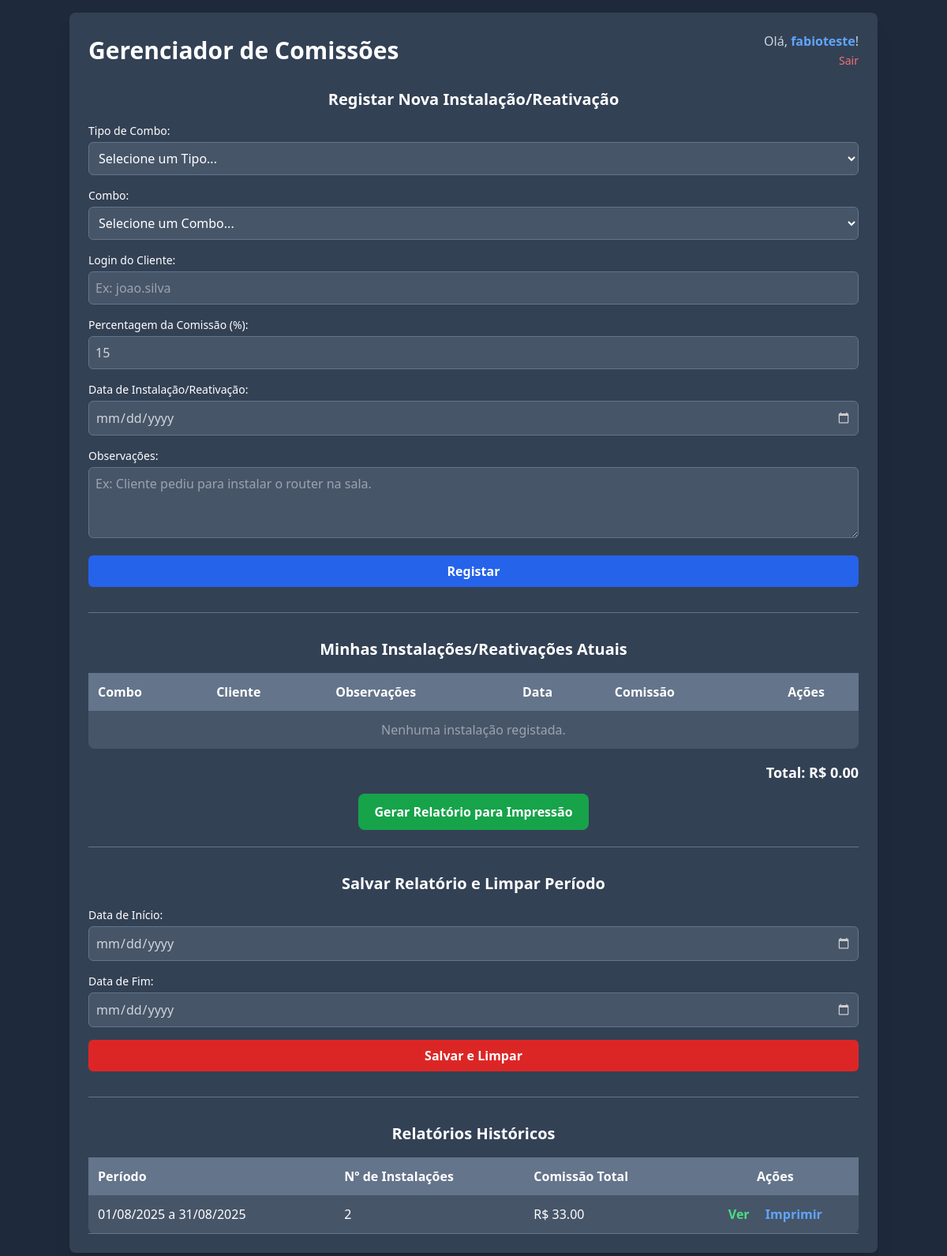
Screenshot of / (signed in) with the database file from the repository.
### app.py (models this page shows, shortened)
class User(db.Model, UserMixin):
    id = db.Column(db.Integer, primary_key=True)
    username = db.Column(db.String(150), unique=True, nullable=False)
    password_hash = db.Column(db.String(150), nullable=False)
    instalacoes = db.relationship('Instalacao', backref='author', lazy=True)
    relatorios = db.relationship('RelatorioHistorico', backref='author', lazy=True)

class RelatorioHistorico(db.Model):
    id = db.Column(db.Integer, primary_key=True)
    data_inicio = db.Column(db.String(20), nullable=False)
    data_fim = db.Column(db.String(20), nullable=False)
    total_comissoes = db.Column(db.Float, nullable=False)
    num_instalacoes = db.Column(db.Integer, nullable=False)
    data_salva = db.Column(db.DateTime, default=datetime.datetime.now)
    instalacoes_json = db.Column(db.String, nullable=False)
    user_id = db.Column(db.Integer, db.ForeignKey('user.id'), nullable=False)

### app.py (the view, shortened to what this page needs)
@app.route('/', methods=['GET', 'POST'])
@login_required
def index():
    instalacoes = Instalacao.query.filter_by(author=current_user).order_by(Instalacao.data_registro.desc()).all()
    total_comissoes = sum(inst.comissao for inst in instalacoes)
    historico = RelatorioHistorico.query.filter_by(author=current_user).order_by(RelatorioHistorico.data_salva.desc()).all()
    return render_template('index.html', instalacoes=instalacoes, total_comissoes=total_comissoes, historico=historico, COMBOS_JS=json.dumps(COMBOS))

### app.py (called while the page is built)
@login_manager.user_loader
def load_user(user_id):
    return User.query.get(int(user_id))

@app.template_filter('strftime')
def _jinja2_filter_datetime(date, fmt=None):
    if isinstance(date, str):
        try: date = datetime.datetime.strptime(date, '%Y-%m-%d').date()
        except (ValueError, TypeError): return date
    return date.strftime(fmt or '%d/%m/%Y')

### templates/index.html (shortened to what this page needs)
<!DOCTYPE html>
<html lang="pt-br">
<head>
    <script src="https://cdn.tailwindcss.com"></script>
</head>
<body class="bg-slate-800 text-white font-sans flex flex-col items-center min-h-screen p-4">
    <div class="bg-slate-700 p-6 rounded-lg shadow-xl w-full max-w-5xl">
        <div class="flex justify-between items-center mb-6">
            <h1 class="text-3xl font-bold">Gerenciador de Comissões</h1>
            <div class="text-right">
                <p class="text-slate-300">Olá, <span class="font-bold text-blue-400">{{ current_user.username }}</span>!</p>
                <a href="{{ url_for('logout') }}" class="text-sm text-red-400 hover:underline">Sair</a>
            </div>
        </div>
        <div class="space-y-4">
            <h2 class="text-xl font-semibold mb-4 text-center">Registar Nova Instalação/Reativação</h2>
            <form action="{{ url_for('index') }}" method="post" class="space-y-4">
                <div>
                    <label for="tipo_combo" class="block text-sm font-medium mb-1">Tipo de Combo:</label>
                    <select id="tipo_combo" name="tipo_combo" class="w-full p-2 bg-slate-600 border border-slate-500 rounded-md" required>
                        <option value="">Selecione um Tipo...</option>
                    </select>
                </div>
                <div>
                    <label for="combo_key" class="block text-sm font-medium mb-1">Combo:</label>
                    <select id="combo_key" name="combo_key" class="w-full p-2 bg-slate-600 border border-slate-500 rounded-md" required>
                        <option value="">Selecione um Combo...</option>
                    </select>
                </div>
                <div>
                    <label for="login_cliente" class="block text-sm font-medium mb-1">Login do Cliente:</label>
                    <input type="text" id="login_cliente" name="login_cliente" placeholder="Ex: joao.silva" class="w-full p-2 bg-slate-600 border border-slate-500 rounded-md" required>
                </div>
                <div>
                    <label for="porcentagem_comissao" class="block text-sm font-medium mb-1">Percentagem da Comissão (%):</label>
                    <input type="number" id="porcentagem_comissao" name="porcentagem_comissao" value="15" step="0.1" placeholder="Ex: 15" class="w-full p-2 bg-slate-600 border border-slate-500 rounded-md" required>
                </div>
                <div>
                    <label for="data_instalacao" class="block text-sm font-medium mb-1">Data de Instalação/Reativação:</label>
                    <input type="date" id="data_instalacao" name="data_instalacao" class="w-full p-2 bg-slate-600 border border-slate-500 rounded-md" required>
                </div>
                <div>
                    <label for="observacoes" class="block text-sm font-medium mb-1">Observações:</label>
                    <textarea id="observacoes" name="observacoes" rows="3" placeholder="Ex: Cliente pediu para instalar o router na sala." class="w-full p-2 bg-slate-600 border border-slate-500 rounded-md"></textarea>
                </div>
                <button type="submit" class="w-full bg-blue-600 text-white font-bold py-2 rounded-md hover:bg-blue-700 transition">
                    Registar
                </button>
            </form>
        </div>
        <hr class="my-8 border-slate-500">
        <div>
            <h2 class="text-xl font-semibold mb-4 text-center">Minhas Instalações/Reativações Atuais</h2>
            <div class="overflow-x-auto">
                <table class="min-w-full bg-slate-600 rounded-lg">
                    <thead class="bg-slate-500">
                        <tr>
                            <th class="p-3 text-left">Combo</th>
                            <th class="p-3 text-left">Cliente</th>
                            <th class="p-3 text-left">Observações</th>
                            <th class="p-3 text-left">Data</th>
                            <th class="p-3 text-left">Comissão</th>
                            <th class="p-3 text-center">Ações</th>
                        </tr>
                    </thead>
                    <tbody>
                        {% for instalacao in instalacoes %}
                        <tr class="border-b border-slate-500">
                            <td class="p-3">{{ instalacao.descricao_combo }}</td>
                            <td class="p-3">{{ instalacao.login_cliente }}</td>
                            <td class="p-3 text-sm text-slate-300">{{ instalacao.observacoes or 'N/A' }}</td>
                            <td class="p-3">{{ instalacao.data_instalacao | strftime }}</td>
                            <td class="p-3">R$ {{ "%.2f"|format(instalacao.comissao) }} ({{ instalacao.porcentagem_comissao }}%)</td>
                            <td class="p-3 text-center flex justify-center space-x-2">
                                <a href="{{ url_for('editar', instalacao_id=instalacao.id) }}" class="text-blue-400 hover:text-blue-600">
                                    <svg xmlns="http://www.w3.org/2000/svg" class="h-5 w-5" viewBox="0 0 20 20" fill="currentColor"><path d="M17.414 2.586a2 2 0 00-2.828 0L7 10.172V13h2.828l7.586-7.586a2 2 0 000-2.828zM3 5a2 2 0 012-2h1.5a.5.5 0 010 1H5a1 1 0 00-1 1v10a1 1 0 001 1h10a1 1 0 001-1v-1.5a.5.5 0 011 0V15a2 2 0 01-2 2H5a2 2 0 01-2-2V5z" /></svg>
                                </a>
                                <form action="{{ url_for('excluir', instalacao_id=instalacao.id) }}" method="post" onsubmit="return confirm('Tem a certeza que deseja excluir este registo?');">
                                    <button type="submit" class="text-red-400 hover:text-red-600">
                                        <svg xmlns="http://www.w3.org/2000/svg" class="h-5 w-5" viewBox="0 0 20 20" fill="currentColor"><path fill-rule="evenodd" d="M9 2a1 1 0 00-.894.553L7.382 4H4a1 1 0 000 2v10a2 2 0 002 2h8a2 2 0 002-2V6a1 1 0 100-2h-3.382l-.724-1.447A1 1 0 0011 2H9zM7 8a1 1 0 012 0v6a1 1 0 11-2 0V8zm6 0a1 1 0 112 0v6a1 1 0 11-2 0V8z" /></svg>
                                    </button>
                                </form>
                            </td>
                        </tr>
                        {% else %}
                        <tr><td colspan="6" class="p-3 text-center text-gray-400">Nenhuma instalação registada.</td></tr>
                        {% endfor %}
                    </tbody>
                </table>
            </div>
            <div class="text-right mt-4 text-lg font-bold">Total: R$ {{ "%.2f"|format(total_comissoes) }}</div>
            <div class="text-center mt-6">
                <a href="{{ url_for('relatorio_imprimir') }}" class="w-full md:w-auto bg-green-600 text-white font-bold py-3 px-5 rounded-lg hover:bg-green-700 transition">Gerar Relatório para Impressão</a>
            </div>
        </div>
        <hr class="my-8 border-slate-500">
        <div class="space-y-4">
             <h2 class="text-xl font-semibold mb-4 text-center">Salvar Relatório e Limpar Período</h2>
             <form action="{{ url_for('salvar_periodo') }}" method="post" class="space-y-4" onsubmit="return confirm('Confirmar: Salvar este período e limpar os dados? Esta ação é irreversível.');">
                 <div>
                    <label for="start_date" class="block text-sm font-medium mb-1">Data de Início:</label>
                    <input type="date" id="start_date" name="start_date" class="w-full p-2 bg-slate-600 border border-slate-500 rounded-md" required>
                 </div>
                 <div>
                    <label for="end_date" class="block text-sm font-medium mb-1">Data de Fim:</label>
                    <input type="date" id="end_date" name="end_date" class="w-full p-2 bg-slate-600 border border-slate-500 rounded-md" required>
                 </div>
                 <button type="submit" class="w-full bg-red-600 text-white font-bold py-2 rounded-md hover:bg-red-700 transition">Salvar e Limpar</button>
             </form>
        </div>
        <hr class="my-8 border-slate-500">
        <div>
            <h2 class="text-xl font-semibold mb-4 text-center">Relatórios Históricos</h2>
            <div class="overflow-x-auto">
                <table class="min-w-full bg-slate-600 rounded-lg">
                    <thead class="bg-slate-500">
                        <tr>
                            <th class="p-3 text-left">Período</th>
                            <th class="p-3 text-left">Nº de Instalações</th>
                            <th class="p-3 text-left">Comissão Total</th>
                            <th class="p-3 text-center">Ações</th>
                        </tr>
                    </thead>
                    <tbody>
                        {% for relatorio in historico %}
                        <tr class="border-b border-slate-500">
                            <td class="p-3">{{ relatorio.data_inicio | strftime }} a {{ relatorio.data_fim | strftime }}</td>
                            <td class="p-3">{{ relatorio.num_instalacoes }}</td>
                            <td class="p-3">R$ {{ "%.2f"|format(relatorio.total_comissoes) }}</td>
                            <td class="p-3 text-center">
                                <a href="{{ url_for('relatorio_historico', relatorio_id=relatorio.id) }}" class="text-green-400 hover:text-green-600 font-semibold inline-block mr-4">Ver</a>
                                <a href="{{ url_for('relatorio_historico_imprimir', relatorio_id=relatorio.id) }}" class="text-blue-400 hover:text-blue-600 font-semibold inline-block">Imprimir</a>
                            </td>
                        </tr>
                        {% else %}
                        <tr><td colspan="4" class="p-3 text-center text-gray-400">Nenhum relatório histórico salvo.</td></tr>
                        {% endfor %}
                    </tbody>
                </table>
            </div>
        </div>
    </div>
</body>
</html>

### templates/index.html (style rules this page uses)
body { font-family: 'Inter', sans-serif; }
select, input[type="text"], input[type="date"], input[type="number"], textarea { color: #d1d5db; }

### rows the page displays
User: username "fabioteste"
RelatorioHistorico: data_inicio|strftime "01/08/2025", data_fim|strftime "31/08/2025", num_instalacoes "2", total_comissoes "33.00"

### other values shown
{{ "%.2f"|format(total_comissoes) }} "0.00"
